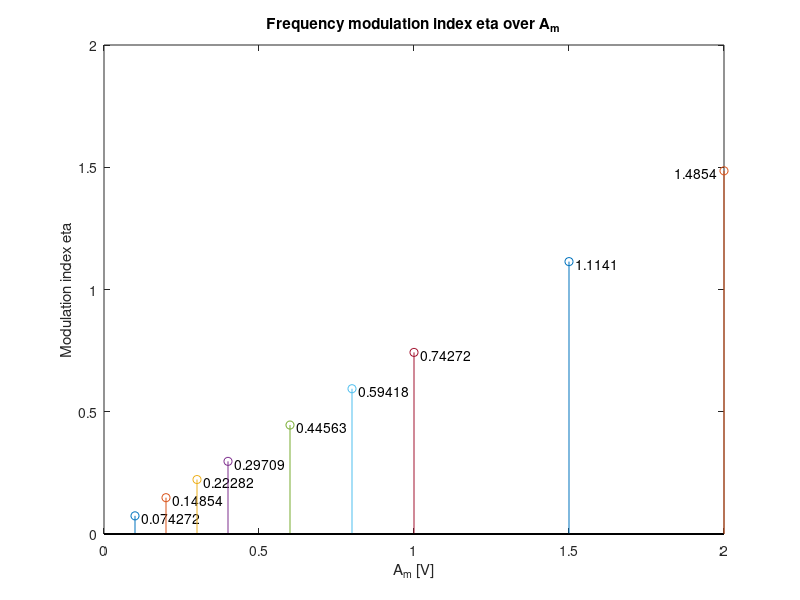
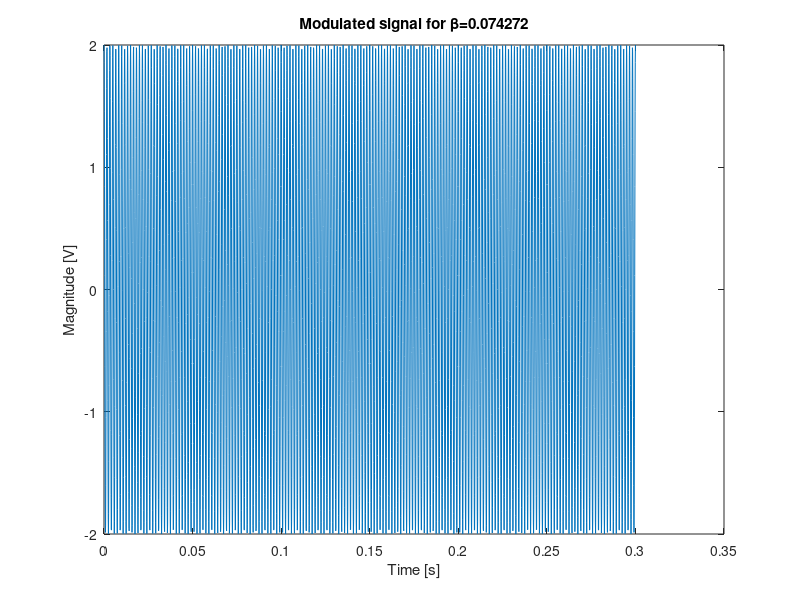
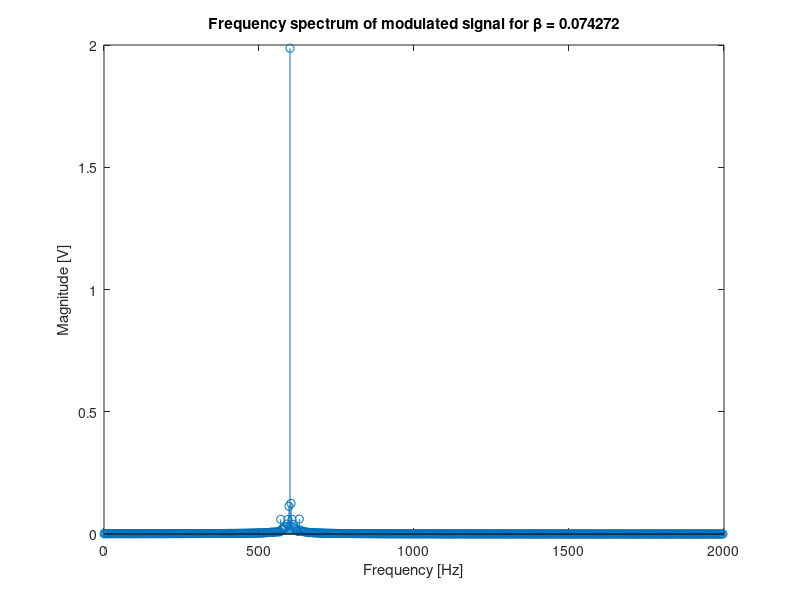
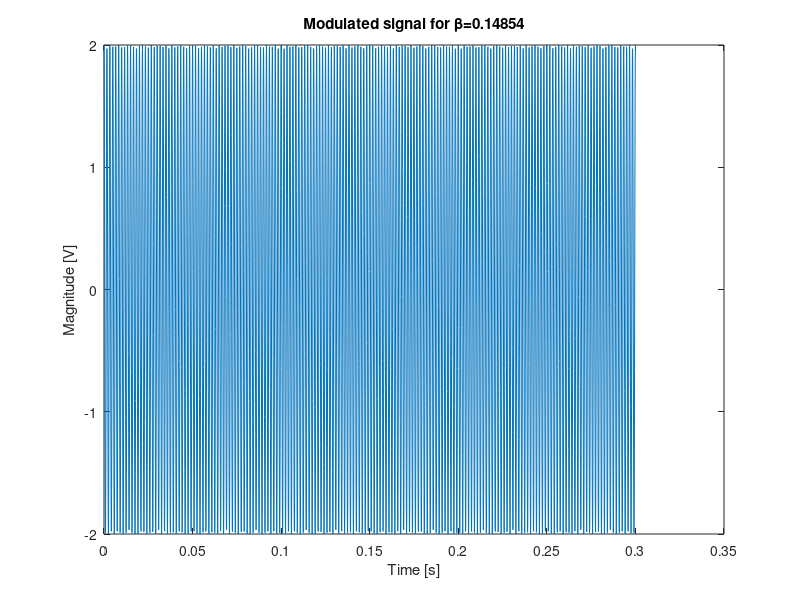

MATLAB code for these plots, in order:
clear all; close all;

Ec = 2;
fc = 600;
wc = fc*2*pi;
fm = 30;
wm = fm*2*pi;
Em = [0.1, 0.2, 0.3, 0.4, 0.6, 0.8, 1, 1.5, 2];
KFM = 140;
t = 0:0.0001:0.3;
n = length(t);
fs = n/t(end);
f = 0:fs/n:fs-(fs/n);

B_figure = figure;
set(gcf,'position', [0,0,800, 600]);
    
for i = 1:length(Em)
    B = (KFM*Em(i))/wm;
    eFM = Ec*cos(wc*t+B*sin(wm*t));
    eFM_fs = abs(fft(eFM)/n).*2;
    
    figure;
    set(gcf,'position', [0,0,800, 600]);
    plot(t, eFM);
    title(['Modulated signal for \beta=', num2str(B)]);
    xlabel("Time [s]");
    ylabel("Magnitude [V]");

    figure;
    set(gcf,'position', [0,0,800, 600]);
    stem(f(1:600), eFM_fs(1:600));
    title(['Frequency spectrum of modulated signal for \beta = ', num2str(B)]);
    xlabel("Frequency [Hz]");
    ylabel("Magnitude [V]");
    
    figure(B_figure);
    hold on;
    box on;
    set(gcf,'position', [0,0,800, 600]);
    stem(Em(i), B);
    if i < length(Em)
        text(Em(i)+0.02,B-0.01,num2str(B));
    else 
        text(Em(i)-0.02,B-0.01,num2str(B),'HorizontalAlignment', 'right');
    end
    hold off;
end

title("Frequency modulation index \beta over A_m");
xlabel("A_m [V]");
ylabel("Modulation index \beta");
